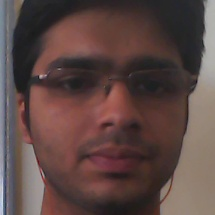
#> input picture Face Recognition_Eigenfaces/Database/2/datamatrix000.jpg, 215 x 215 px
$ python training.py   (Python 2 division)
#> lines starting #> are read from the running program, lines starting #| are printed output that depends on the picture
#/usr/bin/env python

'''
    Training has begun
'''

import cv2.cv as cv
import cv2
import numpy as np
import csv
import os

if __name__ == '__main__':
    print __doc__
    frame_number = 0
    csvfile = open( "fe.csv", "ab" )
    c=csv.writer(csvfile)
    sub_no = len(os.listdir('Database'))
    os.chdir('Database\\'+str(sub_no))

    for x in xrange(1,6):
        im = cv2.imread("datamatrix%03d.jpg" % frame_number)
#> im is the input picture: shape (215, 215, 3); mean B, G, R 68.5, 71.6, 92.8
        im = cv2.resize(im, (300,300))
#> im: shape (300, 300, 3)
        im = cv2.pyrDown(im)
#> im: shape (150, 150, 3)
        im = cv2.cvtColor( im, cv2.COLOR_RGB2GRAY )
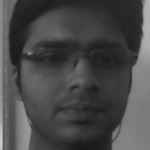
#> im: shape (150, 150); min 25, max 204, mean 73
        im= cv2.equalizeHist(im)
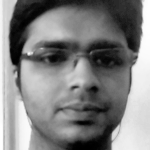
#> im: shape (150, 150); min 0, max 255, mean 128.9
        im = np.float32(im)/255.0       # float conversion/scale
        dst = cv2.dct(im)               # the dct
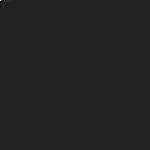
#> dst: shape (150, 150) float32; min -12.03, max 75.83, mean 0; drawn with min black and max white
        #im = np.uint8(dst)*255.0        # convert back
        im2 = im[1:30, 1:30]
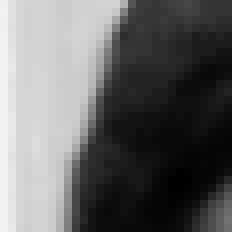
#> im2: shape (29, 29) float32 (shown 8 times larger); min 0, max 0.949, mean 0.399
        out = im2.ravel()
#> out = 841 values, max 0.949 at index 406, min 0 at index 660, mean 0.399
#> (the run stopped early here; a loop or call above may not have finished)
